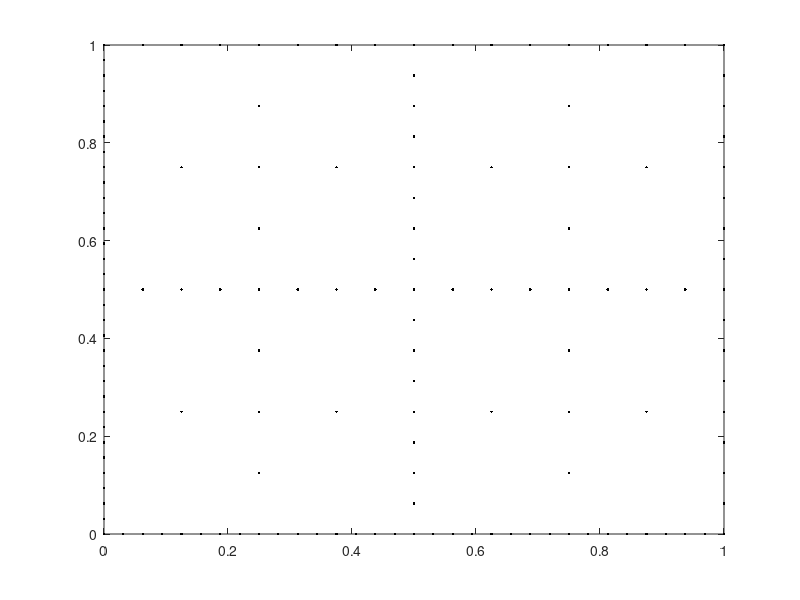

Recreate this plot in MATLAB.
% function C = Colloc_Pts(N, k)
clear all; close all; clc;
N=2;k=5;
q = N+k;

for p = 1:q-1
    i(p,1) = p;
    i(p,2) = q-p;
end

for p = 1:q-1
    if i(p,1) == 1
        m(p,1) = 1;
    else
        m(p,1) = 2^(i(p,1)-1)+1;
    end
    if i(p,2) == 1
        m(p,2) = 1;
    else
        m(p,2) = 2^(i(p,2)-1)+1;
    end
end

n = 1;
for p = 1:q-1
    x = 1;
    for j = 1:m(p,1)
        if m(p,1) == 1 && j == 1
            x(j) = 0;
        else
%             x(j) = -cos(pi*(j-1)/(m(p,1)-1));
            x(j) = (j-1)/(m(p,1)-1);
            if abs(x(j)) < 1e-15, x(j) = 0; end
        end
    end
    y = 1;
    for j = 1:m(p,2)
        if m(p,2) == 1 && j == 1
            y(j) = 0;
        else
%             y(j) = -cos(pi*(j-1)/(m(p,2)-1));
            y(j) = (j-1)/(m(p,2)-1);
            if abs(y(j)) < 1e-15, y(j) = 0; end
        end
    end
    for j = 1:m(p,1)
        if j == m(p,1) || j == 1
            a(j) = 1/(m(p,1)*(m(p,1)-2));
        else
            sum = 0;
            for g = 1:(m(p,1)-3)/2
                sum = sum + 1/(4*g*g-1)*cos(2*pi*g*(j-1)/(m(p,1)-1));
            end
            a(j) = 2/(m(p,1)-1)*(1-cos(pi*(j-1))/(m(p,1)*(m(p,1)-2)) - sum);
        end
    end
    for j = 1:length(x)
        for p = 1:length(y)
            pts(n,1) = x(j);
            pts(n,2) = y(p);
            n = n+1;
        end
    end
end
C = unique(pts,'rows');
plot(C(:,1),C(:,2),'.k')
% end